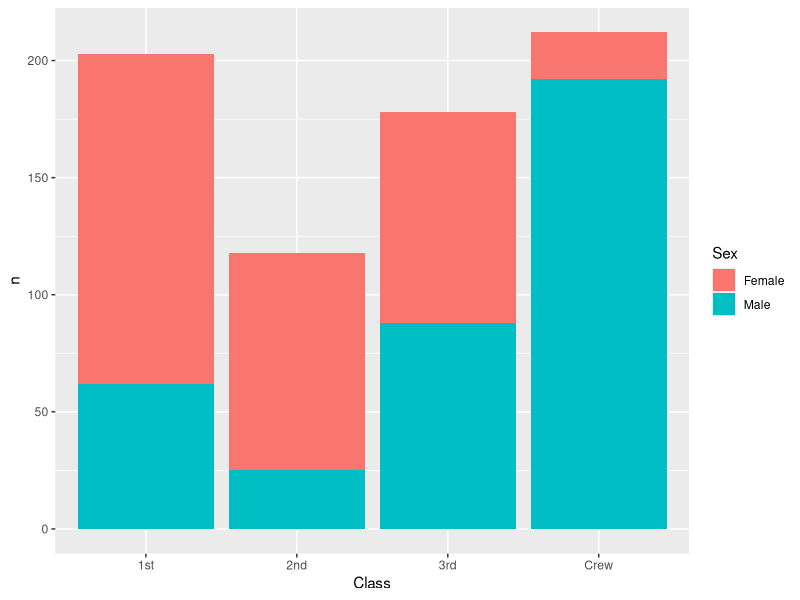
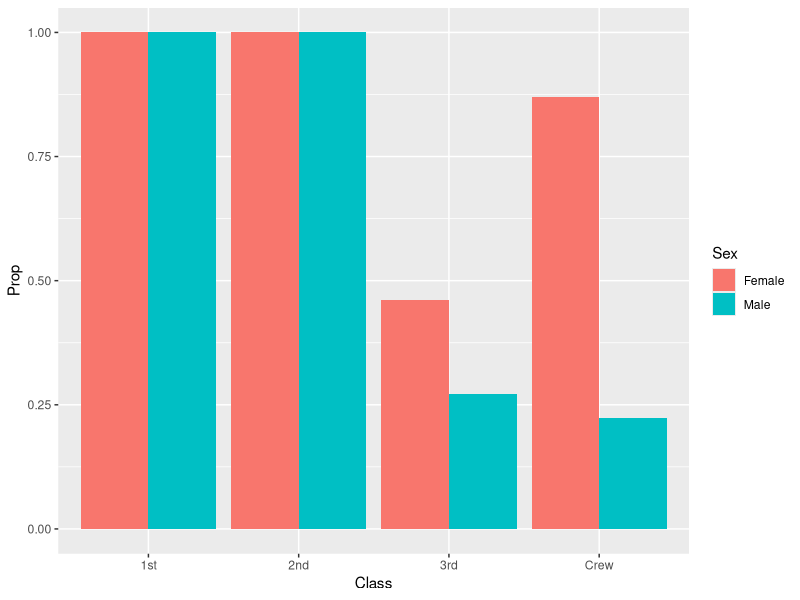
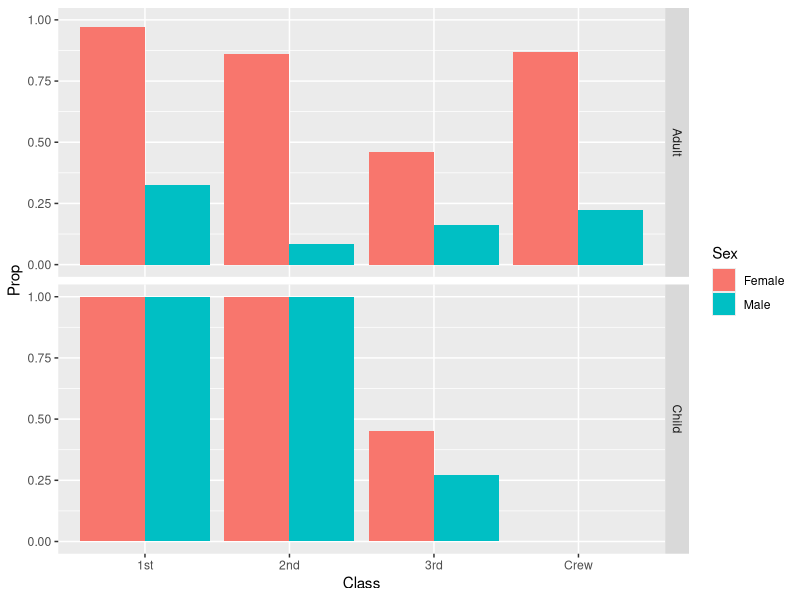

The R source for these figures, in order:
## ---- chunk 1
library(tidyverse)

df_titanic <- as_tibble(Titanic)
## ---- chunk 2
## TASK: Perform a `glimpse` of df_titanic
glimpse(df_titanic)
## ---- chunk 3
## NOTE: No need to edit! We'll cover how to
## do this calculation in a later exercise.
df_titanic %>% summarize(total = sum(n))
## ---- chunk 4
## TASK: Visualize counts against `Class` and `Sex`
df_titanic %>%
  filter(Survived == "Yes") %>%
  ggplot(
    mapping = aes(
      x = Class,
      y = n,
      fill = Sex)
  ) +
  geom_col()
## ---- chunk 5
## NOTE: No need to edit! We'll cover how to
## do this calculation in a later exercise.
df_prop <-
  df_titanic %>%
  group_by(Class, Sex, Age) %>%
  mutate(
    Total = sum(n),
    Prop = n / Total
  ) %>%
  ungroup()
df_prop
## ---- chunk 6
df_prop %>%
  filter(Survived == "Yes") %>%
  ggplot(
    mapping = aes(
      x = Class,
      y = Prop,
      fill = Sex)
  ) +
  geom_col(position = "dodge")
## ---- chunk 7
df_prop %>%
  filter(Survived == "Yes") %>%
  ggplot(
    mapping = aes(
      x = Class,
      y = Prop,
      fill = Sex)
  ) +
  geom_col(position = "dodge") +
  facet_grid(rows = vars(Age))
